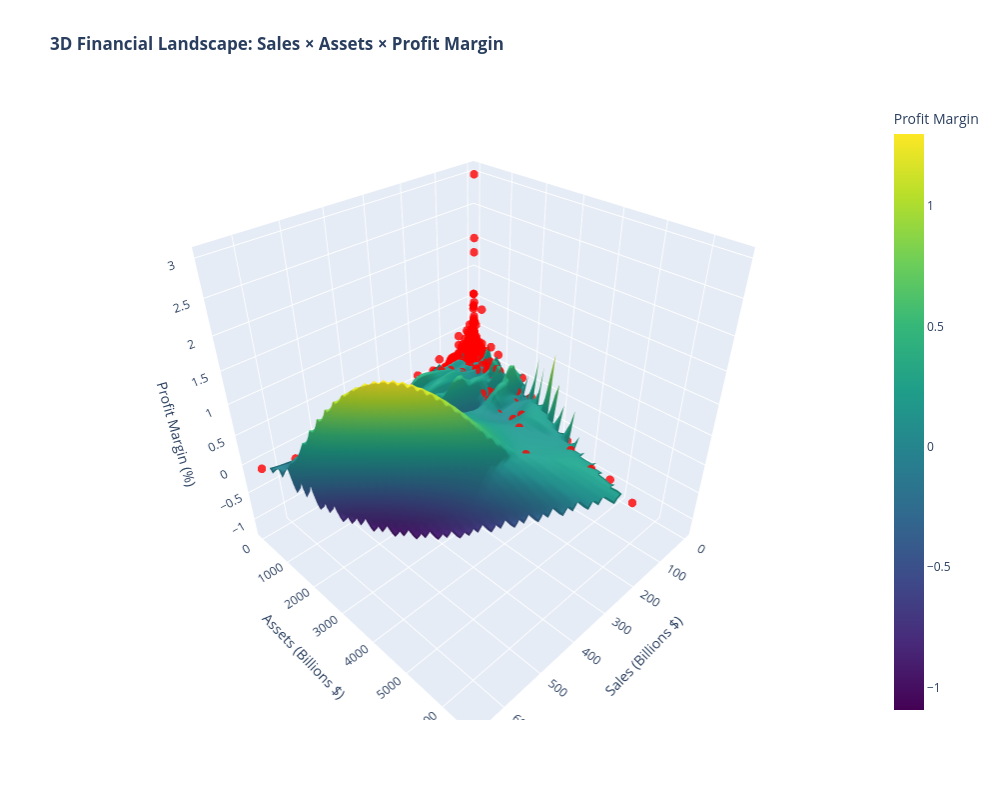

Notebook cell for this chart:
### Code cell
# 5. 3D SURFACE PLOT: Financial Landscape (Sales vs Assets vs Profit Margin)
from scipy.interpolate import griddata
import numpy as np

# Prepare clean data
df_3d = df.dropna(subset=['sales', 'assets', 'profit_margin']).copy()

x = df_3d['sales'].values
y = df_3d['assets'].values
z = df_3d['profit_margin'].values

# Create a grid for the surface
x_grid = np.linspace(x.min(), x.max(), 50)
y_grid = np.linspace(y.min(), y.max(), 50)
X, Y = np.meshgrid(x_grid, y_grid)

# Interpolate Z values
Z = griddata((x, y), z, (X, Y), method='cubic')

fig = go.Figure(data=[go.Surface(
    x=X, 
    y=Y, 
    z=Z,
    colorscale='Viridis',
    colorbar=dict(title="Profit Margin"),
    name="Profit Margin Surface"
)])

# Add scatter points for actual companies
fig.add_trace(go.Scatter3d(
    x=df_3d['sales'],
    y=df_3d['assets'],
    z=df_3d['profit_margin'],
    mode='markers',
    marker=dict(
        size=5,
        color='red',
        opacity=0.8
    ),
    text=[f"{name}<br>Sales: ${sales}B<br>Assets: ${assets}B<br>Margin: {margin:.2%}" 
          for name, sales, assets, margin in zip(df_3d['name'], df_3d['sales'], df_3d['assets'], df_3d['profit_margin'])],
    hovertemplate='<b>%{text}</b><extra></extra>',
    name="Companies"
))

fig.update_layout(
    title="<b>3D Financial Landscape: Sales × Assets × Profit Margin</b>",
    scene=dict(
        xaxis_title='Sales (Billions $)',
        yaxis_title='Assets (Billions $)',
        zaxis_title='Profit Margin (%)',
    ),
    height=800,
    width=1000
)
fig.show()

### Figure 1 — Plotly figure (JSON) as saved in the notebook; plotly's stock layout.template omitted (floating-point values rounded to 4 significant figures; data arrays with more than 128 entries replaced by an {"elided": "..."} marker saying what was removed)
{"data": [{"colorbar": {"title": {"text": "Profit Margin"}}, "colorscale": [[0, "#440154"], [0.1111, "#482878"], [0.2222, "#3e4989"], [0.3333, "#31688e"], [0.4444, "#26828e"], [0.5556, "#1f9e89"], [0.6667, "#35b779"], [0.7778, "#6ece58"], [0.8889, "#b5de2b"], [1, "#fde725"]], "name": "Profit Margin Surface", "type": "surface", "x": {"elided": "50x50 float values"}, "y": {"elided": "50x50 float values"}, "z": {"elided": "50x50 float values"}}, {"hovertemplate": "<b>%{text}</b><extra></extra>", "marker": {"color": "red", "opacity": 0.8, "size": 5}, "mode": "markers", "name": "Companies", "text": {"elided": "992 str values"}, "type": "scatter3d", "x": {"elided": "992 float values"}, "y": {"elided": "992 float values"}, "z": {"elided": "992 float values"}}], "layout": {"height": 800, "scene": {"xaxis": {"title": {"text": "Sales (Billions $)"}}, "yaxis": {"title": {"text": "Assets (Billions $)"}}, "zaxis": {"title": {"text": "Profit Margin (%)"}}}, "title": {"text": "<b>3D Financial Landscape: Sales × Assets × Profit Margin</b>"}, "width": 1000}}
